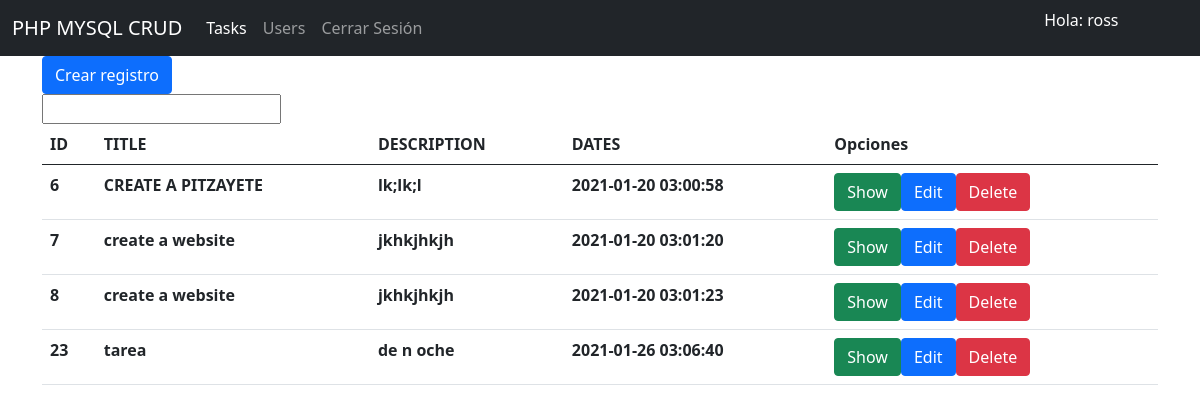
/task/index.php (signed in), run on the app's committed database.
### tables this page shows
CREATE TABLE `task` (
  `id` int(11) NOT NULL,
  `title` varchar(255) NOT NULL,
  `description` text NOT NULL,
  `created_at` timestamp NOT NULL DEFAULT current_timestamp(),
  `user_id` int(11) DEFAULT NULL
);

### task/index.php (the view, shortened to what this page needs)
<?php
    include("../util/db.php");
    $title = '';
    if (isset($_GET['title'])) {
        $title = $_GET['title'];
        $query = "SELECT * FROM task WHERE (title LIKE '%$title%') AND (user_id LIKE {$_SESSION['id']})" ;
    }
    else {
        $query = "SELECT * FROM task WHERE user_id = " . $_SESSION['id'] ;
    }
    $response = mysqli_query($conn, $query);
?>
<?php include("../includes/header.php") ?>
<div class="container">
    <a class="btn btn-primary" href="./create.php">Crear registro</a>
    <form action="./index.php">
        <input type="search" name="title" value="<?php echo $title; ?>">
    </form>
    <table class="table">
        <thead>
        <tr>
            <th scope="col">ID</th>
            <th scope="col">TITLE</th>
            <th scope="col">DESCRIPTION</th>
            <th scope="col">DATES</th>
            <th>Opciones</th>
        </tr>
    </thead>
    <tbody>
        <?php
                while($item = mysqli_fetch_array($response)) {
                echo "
                    <tr>
                        <th>" . $item["id"]. "</th>".
                        "<th>" . $item["title"]. "</th>".
                        "<th>" . $item["description"]. "</th>".
                        "<th>" . $item["created_at"]. "</th>".
                        "<th>" .
                            "<a class='btn btn-success' href='./show.php?id=".$item["id"]."'>Show</a>".
                            "<a class='btn btn-primary' href='./edit.php?id=".$item["id"]."'>Edit</a>".
                            "<a class='btn btn-danger' href='./delete.php?id=".$item["id"]."'>Delete</a>".
                        "</th>".
                    "</tr>";
                }
        ?>
    </tbody>
    </table>
</div>
</body>
</html>

### data on the page
task: id "6", title "CREATE A PITZAYETE", description "lk;lk;l", created_at "2021-01-20 03:00:58"
task: id "7", title "create a website", description "jkhkjhkjh", created_at "2021-01-20 03:01:20"
task: id "8", title "create a website", description "jkhkjhkjh", created_at "2021-01-20 03:01:23"
task: id "23", title "tarea", description "de n oche", created_at "2021-01-26 03:06:40"

### other printed values
$_SESSION['username'] "ross"
